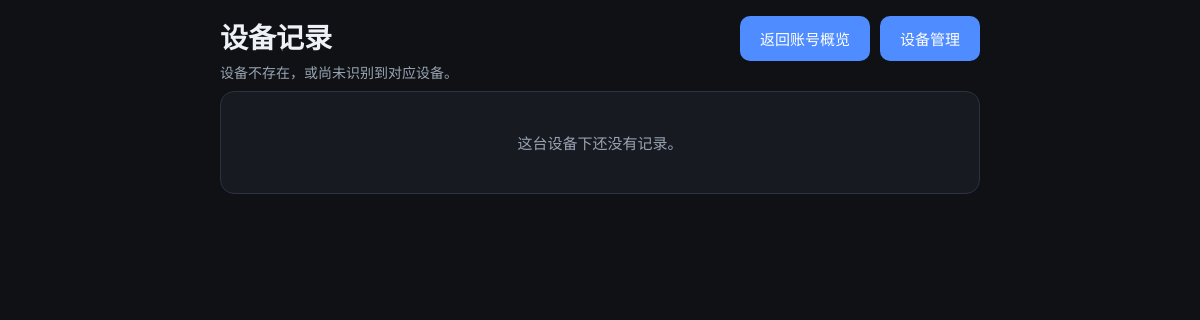
The app's page /devices/d38ad45a-82e6-4f04-826d-bd52a543d45f/items, older data.
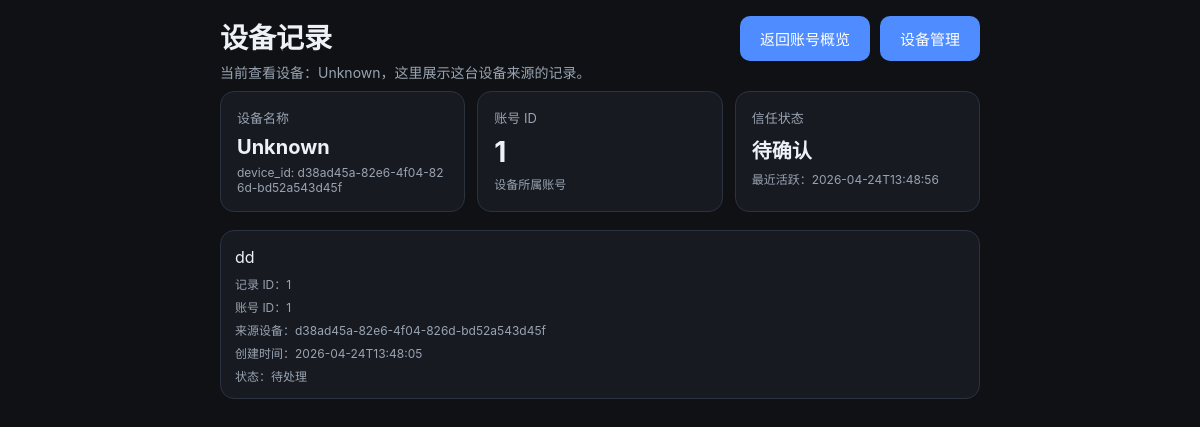
The same page, newer data.
### tables this page shows
CREATE TABLE devices (
            id INTEGER PRIMARY KEY AUTOINCREMENT,
            user_id INTEGER,
            device_id TEXT NOT NULL,
            device_name TEXT,
            token_hash TEXT,
            trusted INTEGER NOT NULL DEFAULT 0,
            created_at TEXT NOT NULL DEFAULT (datetime('now')),
            last_seen_at TEXT
        , provision_source TEXT NOT NULL DEFAULT 'direct', pending_approval INTEGER NOT NULL DEFAULT 0);

CREATE TABLE inbox_items (
            id INTEGER PRIMARY KEY AUTOINCREMENT,
            content TEXT NOT NULL,
            status TEXT NOT NULL DEFAULT 'inbox',
            created_at TEXT NOT NULL,
            updated_at TEXT NOT NULL
        , user_id INTEGER NOT NULL DEFAULT 1, source_device_id TEXT);

### app/main.py (the view)
@app.route("/devices/<device_id>/items")
def device_items_page(device_id):
    guard = admin_guard()
    if guard:
        return guard
    device, items = get_device_items(device_id)
    return render_template("device_items.html", device=device, items=items)

### app/main.py (called while the page is built)
def get_conn():
    conn = sqlite3.connect(str(DB_PATH))
    conn.row_factory = sqlite3.Row
    return conn

def admin_cookie_value():
    if not ADMIN_PASSWORD:
        return None
    return hashlib.sha256(ADMIN_PASSWORD.encode()).hexdigest()

def is_admin_authenticated():
    expected = admin_cookie_value()
    if not expected:
        return True
    actual = request.cookies.get(ADMIN_COOKIE, "")
    return hmac.compare_digest(actual, expected)

def admin_guard():
    if is_admin_authenticated():
        return None
    next_path = request.path
    if request.query_string:
        next_path += "?" + request.query_string.decode()
    return redirect(url_for("admin_login_page", next=next_path))

def get_device_items(device_id):
    conn = get_conn()
    device = conn.execute(
        "SELECT d.id, d.user_id, d.device_id, d.device_name, d.trusted, d.provision_source, d.created_at, d.last_seen_at, u.approval_status FROM devices d JOIN users u ON u.id = d.user_id WHERE d.device_id = ?",
        (device_id,)
    ).fetchone()
    rows = conn.execute(
        "SELECT id, user_id, source_device_id, content, status, created_at, updated_at FROM inbox_items WHERE source_device_id = ? ORDER BY created_at DESC, id DESC",
        (device_id,)
    ).fetchall()
    conn.close()
    return (dict(device) if device else None, [dict(r) for r in rows])

### app/templates/device_items.html (shortened to what this page needs)
<!doctype html>
<html lang="zh-CN">
<head>
  <link rel="stylesheet" href="/static/style.css" />
</head>
<body>
  <main class="container">
    <header class="header">
      <div class="title-row">
        <div>
          <h1>设备记录</h1>
          {% if device %}
            <p class="subtitle">当前查看设备：{{ device.device_name or 'Unknown' }}，这里展示这台设备来源的记录。</p>
          {% else %}
            <p class="subtitle">设备不存在，或尚未识别到对应设备。</p>
          {% endif %}
        </div>
        <div class="toolbar-actions">
          <a class="nav-link" href="/account">返回账号概览</a>
          <a class="nav-link" href="/devices">设备管理</a>
        </div>
      </div>
    </header>
    {% if device %}
      <section class="summary-grid">
        <article class="summary-card">
          <div class="summary-label">设备名称</div>
          <div class="summary-value small">{{ device.device_name or 'Unknown' }}</div>
          <div class="item-meta">device_id: {{ device.device_id }}</div>
        </article>
        <article class="summary-card">
          <div class="summary-label">账号 ID</div>
          <div class="summary-value">{{ device.user_id }}</div>
          <div class="item-meta">设备所属账号</div>
        </article>
        <article class="summary-card">
          <div class="summary-label">信任状态</div>
          <div class="summary-value small">{{ '已信任' if device.trusted else '待确认' }}</div>
          <div class="item-meta">最近活跃：{{ device.last_seen_at or '-' }}</div>
        </article>
      </section>
    {% endif %}
    <section class="list">
      {% if items %}
        {% for item in items %}
          <article class="item {% if item.status == 'done' %}done{% endif %}">
            <div class="item-main grow">
              <div class="item-content">{{ item.content }}</div>
              <div class="item-meta">记录 ID：{{ item.id }}</div>
              <div class="item-meta">账号 ID：{{ item.user_id }}</div>
              <div class="item-meta">来源设备：{{ item.source_device_id or '-' }}</div>
              <div class="item-meta">创建时间：{{ item.created_at or '-' }}</div>
              <div class="item-meta">状态：{{ '已完成' if item.status == 'done' else '待处理' }}</div>
            </div>
          </article>
        {% endfor %}
      {% else %}
        <div class="empty">这台设备下还没有记录。</div>
      {% endif %}
    </section>
  </main>
</body>
</html>

### app/static/style.css (style rules this page uses)
:root { color-scheme: light dark; --bg: #0f1115; --panel: #171a21; --panel-2: #202531; --text: #eef2f7; --muted: #9aa4b2; --accent: #4f8cff; --danger: #e25b5b; --border: #2b3240; --success: #5bd88e; --warning: #f0c35b; }
body { margin: 0; font-family: -apple-system, BlinkMacSystemFont, "Segoe UI", sans-serif; background: var(--bg); color: var(--text); -webkit-tap-highlight-color: transparent; }
.container { max-width: 760px; margin: 0 auto; padding: 16px; }
.title-row { display: flex; align-items: flex-start; justify-content: space-between; gap: 16px; flex-wrap: wrap; }
.toolbar-actions { display: flex; gap: 10px; flex-wrap: wrap; }
.header h1 { margin: 0 0 6px 0; font-size: 28px; }
.header p { color: var(--muted); margin: 0 0 8px 0; font-size: 14px; line-height: 1.5; }
.capture-box, .item, .empty, .toolbar, .summary-card { background: var(--panel); border: 1px solid var(--border); border-radius: 14px; }
button, .secondary-button, .nav-link { border: 0; border-radius: 10px; background: var(--accent); color: white; padding: 12px 20px; cursor: pointer; font-size: 15px; font-weight: 500; transition: transform 0.05s ease, opacity 0.1s ease; text-decoration: none; display: inline-flex; align-items: center; justify-content: center; box-sizing: border-box; }
.list { display: grid; gap: 10px; }
.summary-grid { display: grid; grid-template-columns: repeat(3, minmax(0, 1fr)); gap: 12px; margin-bottom: 18px; }
.summary-card { padding: 16px; }
.summary-label { color: var(--muted); font-size: 13px; margin-bottom: 8px; }
.summary-value { font-size: 28px; font-weight: 700; }
.summary-value.small { font-size: 20px; }
.item { display: flex; justify-content: space-between; gap: 12px; padding: 14px; }
.item-main.grow { flex: 1; }
.item-content { font-size: 16px; line-height: 1.5; word-break: break-word; }
.item-meta { margin-top: 6px; color: var(--muted); font-size: 12px; word-break: break-all; }

Row changes from the older to the newer data that the page shows:
added devices: device_name "Unknown", device_id "d38ad45a-82e6-4f04-826d-bd52a543d45f", user_id "1", trusted "待确认", last_seen_at "2026-04-24T13:48:56"
added inbox_items: content "dd", id "1", user_id "1", source_device "d38ad45a-82e6-4f04-826d-bd52a543d45f", created_at "2026-04-24T13:48:05", status "待处理"
Text that changed along with them:
text no longer shown: "设备不存在，或尚未识别到对应设备。 这台设备下还没有记录。"
text now shown: "当前查看设备： ，这里展示这台设备来源的记录。 设备名称 device_id: 账号 ID 设备所属账号 信任状态 最近活跃："
